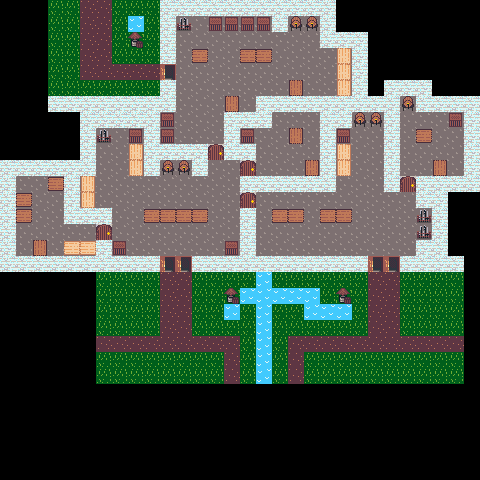

This is a level from a 2D game, rendered from its Tiled map with the project's own tilesets. A one-line summary and the complete map file follow:
An orthogonal 30x30 tile map with 16x16 px tiles, 1 tile layer (Tile Layer 1) and 6 objects.

<map version="1.10" tiledversion="1.10.0" orientation="orthogonal" renderorder="right-down" width="30" height="30" tilewidth="16" tileheight="16" infinite="0" nextlayerid="4" nextobjectid="15">
 <editorsettings>
  <export target="untitled.json" format="json" />
 </editorsettings>
 <tileset firstgid="1" name="Sprite-0001" tilewidth="16" tileheight="16" tilecount="42" columns="7">
  <image source="Sprite-0001.png" width="112" height="96" />
 </tileset>
 <layer id="1" name="Tile Layer 1" width="30" height="30">
  <data encoding="csv">
0,0,0,28,28,29,29,28,28,28,25,25,25,25,25,25,25,25,25,25,25,0,0,0,0,0,0,0,0,0,
0,0,0,28,28,29,29,28,23,28,25,13,12,17,17,17,17,25,18,18,25,0,0,0,0,0,0,0,0,0,
0,0,0,28,28,29,29,28,24,28,25,12,12,12,12,12,12,12,12,12,25,25,25,0,0,0,0,0,0,0,
0,0,0,28,28,29,29,28,28,28,25,12,19,12,12,19,19,12,12,12,12,22,25,0,0,0,0,0,0,0,
0,0,0,28,28,29,29,29,29,29,39,12,12,12,12,12,12,12,12,12,12,22,25,0,0,0,0,0,0,0,
0,0,0,28,28,28,28,28,28,28,25,12,12,12,12,12,12,12,20,12,12,22,25,0,25,25,25,0,0,0,
0,0,0,25,25,25,25,25,25,25,25,12,12,12,20,12,25,25,25,25,25,25,25,25,25,18,25,25,25,25,
0,0,0,0,0,25,25,25,25,25,17,12,12,12,25,25,25,12,12,12,25,25,18,18,25,12,12,12,17,25,
0,0,0,0,0,25,13,12,17,25,17,12,12,12,25,17,12,12,20,12,25,17,12,12,25,12,19,12,12,25,
0,0,0,0,0,25,12,12,22,25,25,25,25,26,25,25,12,12,12,12,25,22,12,12,25,12,12,12,12,25,
25,25,25,25,25,25,12,12,22,25,18,18,25,12,12,26,12,12,12,20,25,22,12,12,25,12,12,20,12,25,
25,12,12,19,25,22,12,12,12,12,12,12,12,12,12,25,25,25,25,25,25,12,12,12,25,26,25,25,25,25,
25,19,12,12,25,22,12,12,12,12,12,12,12,12,12,26,12,12,12,12,12,12,12,12,12,12,25,25,0,0,
25,19,12,12,25,25,25,12,12,19,19,19,19,12,12,25,12,19,19,12,19,19,12,12,12,12,13,25,0,0,
25,12,12,12,12,12,26,12,12,12,12,12,12,12,12,25,12,12,12,12,12,12,12,12,12,12,13,25,0,0,
25,12,20,12,21,21,25,17,12,12,12,12,12,12,17,25,12,12,12,12,12,12,12,12,12,12,25,25,0,0,
25,25,25,25,25,25,25,25,25,25,39,39,25,25,25,25,25,25,25,25,25,25,25,39,39,25,25,25,25,0,
0,0,0,0,0,0,28,28,28,28,29,29,28,28,28,28,23,28,28,28,28,28,28,29,29,28,28,28,28,0,
0,0,0,0,0,0,28,28,28,28,29,29,28,28,24,23,23,23,23,23,28,24,28,29,29,28,28,28,28,0,
0,0,0,0,0,0,28,28,28,28,29,29,28,28,23,28,23,28,28,23,23,23,28,29,29,28,28,28,28,0,
0,0,0,0,0,0,28,28,28,28,29,29,28,28,28,28,23,28,28,28,28,28,28,29,29,28,28,28,28,0,
0,0,0,0,0,0,29,29,29,29,29,29,29,29,29,28,23,28,29,29,29,29,29,29,29,29,29,29,29,0,
0,0,0,0,0,0,28,28,28,28,28,28,28,28,29,28,23,28,29,28,28,28,28,28,28,28,28,28,28,0,
0,0,0,0,0,0,28,28,28,28,28,28,28,28,29,28,23,28,29,28,28,28,28,28,28,28,28,28,28,0,
0,0,0,0,0,0,0,0,0,0,0,0,0,0,0,0,0,0,0,0,0,0,0,0,0,0,0,0,0,0,
0,0,0,0,0,0,0,0,0,0,0,0,0,0,0,0,0,0,0,0,0,0,0,0,0,0,0,0,0,0,
0,0,0,0,0,0,0,0,0,0,0,0,0,0,0,0,0,0,0,0,0,0,0,0,0,0,0,0,0,0,
0,0,0,0,0,0,0,0,0,0,0,0,0,0,0,0,0,0,0,0,0,0,0,0,0,0,0,0,0,0,
0,0,0,0,0,0,0,0,0,0,0,0,0,0,0,0,0,0,0,0,0,0,0,0,0,0,0,0,0,0,
0,0,0,0,0,0,0,0,0,0,0,0,0,0,0,0,0,0,0,0,0,0,0,0,0,0,0,0,0,0
</data>
 </layer>
 <objectgroup id="3" name="Object Layer 1">
  <object id="8" gid="1" x="80" y="16" width="16" height="16" />
  <object id="9" gid="1" x="96" y="16" width="16" height="16" />
  <object id="10" gid="1" x="448" y="352" width="16" height="16" />
  <object id="11" gid="1" x="288" y="384" width="16" height="16" />
  <object id="12" gid="1" x="224" y="384" width="16" height="16" />
  <object id="13" gid="1" x="96" y="352" width="16" height="16" />
 </objectgroup>
</map>